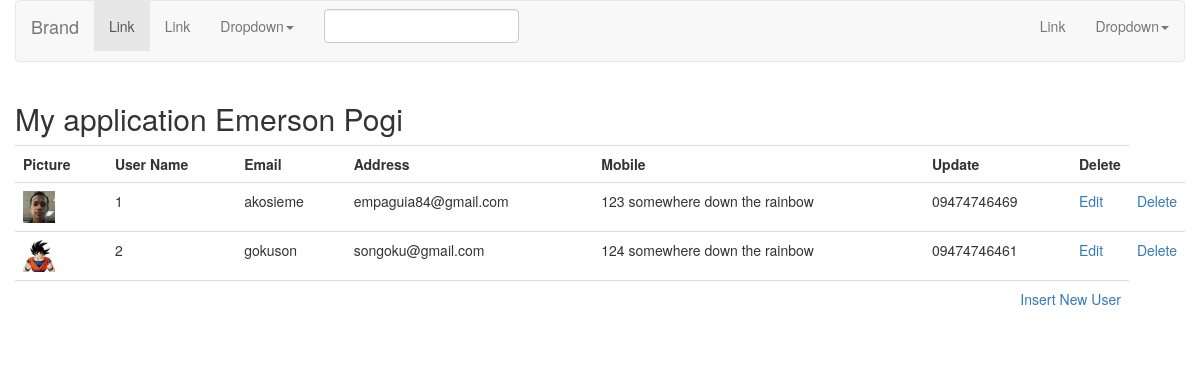
Screenshot of /index.php/users with the database file from the repository.
### tables this page shows
CREATE TABLE `users` (
  `id` int(11) NOT NULL,
  `name` varchar(50) NOT NULL,
  `email` varchar(100) NOT NULL,
  `address` varchar(255) NOT NULL,
  `mobile` varchar(15) NOT NULL,
  `image` varchar(16) NOT NULL
);

### application/controllers/users.php (called while the page is built, shortened)
<?php
	class Users extends CI_Controller {
		function __construct(){
			$this->load->model('users_model');
		}
		public function index(){
			$data['user_list'] = $this->users_model->get_all_users();
			$this->load->view('header');
			$this->load->view('show_users', $data);
			$this->load->view('footer');
		}
	}
?>

### index.php (called while the page is built, shortened)
<?php
require_once BASEPATH.'core/CodeIgniter.php';

### application/models/users_model.php (called while the page is built, shortened)
<?php
	class Users_model extends CI_Model {
		public function get_all_users(){
			$query = $this->db->get('users');
			return $query->result();
		}
	}

### application/views/show_users.php (the view, shortened to what this page needs)
<body>
	<h2> My application Emerson Pogi </h2>
	<div class="table-responsive">
		<table class="table">
			<tr>
				<th scope="col">Picture</th>
				<th scope="col">User Name</th>
				<th scope="col">Email</th>
				<th scope="col">Address</th>
				<th scope="col">Mobile</th>
				<th scope="col">Update</th>
				<th scope="col">Delete</th>
			</tr>
			<?php foreach ($user_list as $u_key){ ?>
			<tr>
				<td><img src="<?php echo base_url();?>assets/images/uploads/icon/<?php echo $u_key->image; ?>" height="32px" /></td>
				<td><?php echo $u_key->id; ?></td>
				<td><?php echo $u_key->name; ?></td>
				<td><?php echo $u_key->email; ?></td>
				<td><?php echo $u_key->address; ?></td>
				<td><?php echo $u_key->mobile; ?></td>
				<td width="40" align="left" ><a href="#" onClick="show_confirm('edit',<?php echo $u_key->id;?>)">Edit</a></td>
				<td width="40" align="left" ><a href="#" onClick="show_confirm('delete',<?php echo $u_key->id;?>)">Delete </a></td>
			</tr>
			<?php }?>
			<tr>
				<td colspan="7" align="right"> <a href="<?php echo base_url(); ?>index.php/users/add_form">Insert New User</a></td>
			</tr>
		</table>
	</div>

### application/views/header.php (shortened to what this page needs)
<!DOCTYPE html>
<html lang="en">
	<head>
		<link href="<?php echo base_url(); ?>assets/css/bootstrap.min.css" rel="stylesheet" />
		<link href="<?php echo base_url(); ?>assets/css/style.css" rel="stylesheet" />
	</head>
	<body>
		<div class="container-fluid">
			<div class="row">
				<div class="col-md-12">
					<nav class="navbar navbar-default" role="navigation">
						<div class="navbar-header">
							 <a class="navbar-brand" href="<?php echo base_url(); ?>">Brand</a>
						</div>
						<div class="collapse navbar-collapse" id="bs-example-navbar-collapse-1">
							<ul class="nav navbar-nav">
								<li class="active">
									<a href="#">Link</a>
								</li>
								<li>
									<a href="#">Link</a>
								</li>
								<li class="dropdown">
									 <a href="#" class="dropdown-toggle" data-toggle="dropdown">Dropdown<strong class="caret"></strong></a>
								</li>
							</ul>
							<form class="navbar-form navbar-left" role="search">
								<div class="form-group">
									<?php
										if((isset($_SERVER['HTTPS']) ? "https" : "http") . "://$_SERVER[HTTP_HOST]$_SERVER[REQUEST_URI]=".base_url()."/baranggay
"){?>
											<input name="brgyDesc" value="" id="brgyCode"class="form-control" />
										<?php }
        							?>
								</div>
							</form>
							<ul class="nav navbar-nav navbar-right">
								<li>
									<a href="#">Link</a>
								</li>
								<li class="dropdown">
									 <a href="#" class="dropdown-toggle" data-toggle="dropdown">Dropdown<strong class="caret"></strong></a>
								</li>
							</ul>
						</div>
					</nav>
				</div>
			</div>

### application/views/footer.php (shortened to what this page needs)
    </body>
</html>

### rows the page displays
users: image (picture), id "1", name "akosieme", email "empaguia84@gmail.com", address "123 somewhere down the rainbow", mobile "09474746469"
users: image (picture), id "2", name "gokuson", email "songoku@gmail.com", address "124 somewhere down the rainbow", mobile "09474746461"
